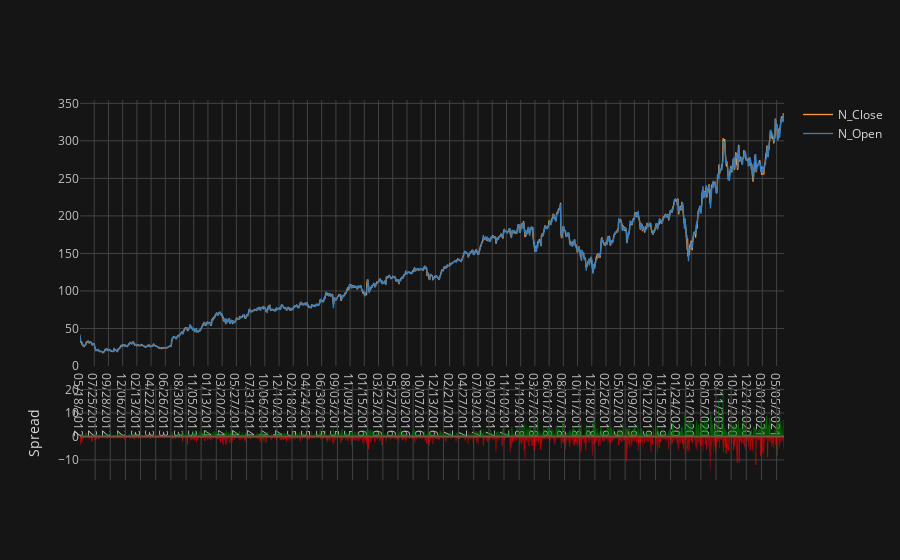

Source (notebook cell):
### Markdown cell above
Closing Price is always smaller than High Price

### Code cell
reversed_data[['N_Close','N_Open']].iplot(kind='spread')

### Figure 1 — Plotly figure (JSON) as saved in the notebook; plotly's stock layout.template omitted (floating-point values rounded to 4 significant figures; data arrays with more than 128 entries replaced by an {"elided": "..."} marker saying what was removed)
{"data": [{"line": {"color": "rgba(255, 153, 51, 1.0)", "dash": "solid", "shape": "linear", "width": 1.3}, "mode": "lines", "name": "N_Close", "text": "", "type": "scatter", "x": {"elided": "2279 str values"}, "y": {"elided": "2279 float values"}}, {"line": {"color": "rgba(55, 128, 191, 1.0)", "dash": "solid", "shape": "linear", "width": 1.3}, "mode": "lines", "name": "N_Open", "text": "", "type": "scatter", "x": {"elided": "2279 str values"}, "y": {"elided": "2279 float values"}}, {"connectgaps": false, "fill": "tozeroy", "line": {"color": "green", "dash": "solid", "shape": "linear", "width": 0.5}, "mode": "lines", "name": "Spread", "showlegend": false, "type": "scatter", "x": {"elided": "2279 str values"}, "xaxis": "x2", "y": {"elided": "2279 mixed values"}, "yaxis": "y2"}, {"connectgaps": false, "fill": "tozeroy", "line": {"color": "red", "dash": "solid", "shape": "linear", "width": 0.5}, "mode": "lines", "name": "Spread", "showlegend": false, "type": "scatter", "x": {"elided": "2279 str values"}, "xaxis": "x2", "y": {"elided": "2279 mixed values"}, "yaxis": "y2"}], "layout": {"hovermode": "x", "legend": {"bgcolor": "#151516", "font": {"color": "#D9D9D9"}}, "paper_bgcolor": "#151516", "plot_bgcolor": "#151516", "title": {"font": {"color": "#D9D9D9"}}, "xaxis": {"gridcolor": "#434343", "showgrid": true, "tickfont": {"color": "#C2C2C2"}, "title": {"font": {"color": "#D9D9D9"}, "text": ""}, "zerolinecolor": "#666570"}, "xaxis2": {"anchor": "y2", "gridcolor": "#434343", "showgrid": true, "showticklabels": false, "tickfont": {"color": "#C2C2C2"}, "title": {"font": {"color": "#D9D9D9"}, "text": ""}, "zerolinecolor": "#666570"}, "yaxis": {"domain": [0.3, 1], "gridcolor": "#434343", "showgrid": true, "tickfont": {"color": "#C2C2C2"}, "title": {"font": {"color": "#D9D9D9"}, "text": ""}, "zerolinecolor": "#666570"}, "yaxis2": {"domain": [0, 0.25], "gridcolor": "#434343", "showgrid": true, "tickfont": {"color": "#C2C2C2"}, "title": {"font": {"color": "#D9D9D9"}, "text": "Spread"}, "zerolinecolor": "#666570"}}}
